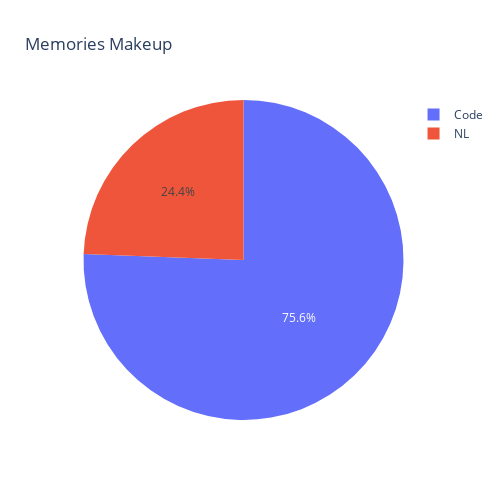

Notebook cell for this chart:
### Code cell
nl_percent = 100 * running_nl_count / dataset_length
print(f"~{nl_percent}% of the memories are natural language")

frame = pd.DataFrame({"Types": ["NL", "Code"], "Counts": [running_nl_count, len(memories) - running_nl_count]})
fig = px.pie(data_frame=frame,  names="Types", values="Counts", title="Memories Makeup", width=500, height=500)
fig.show()

### Figure 1 — Plotly figure (JSON) as saved in the notebook; plotly's stock layout.template omitted (floating-point values rounded to 4 significant figures)
{"data": [{"domain": {"x": [0, 1], "y": [0, 1]}, "hovertemplate": "Types=%{label}<br>Counts=%{value}<extra></extra>", "labels": ["NL", "Code"], "legendgroup": "", "name": "", "showlegend": true, "type": "pie", "values": [122, 378]}], "layout": {"height": 500, "legend": {"tracegroupgap": 0}, "title": {"text": "Memories Makeup"}, "width": 500}}
